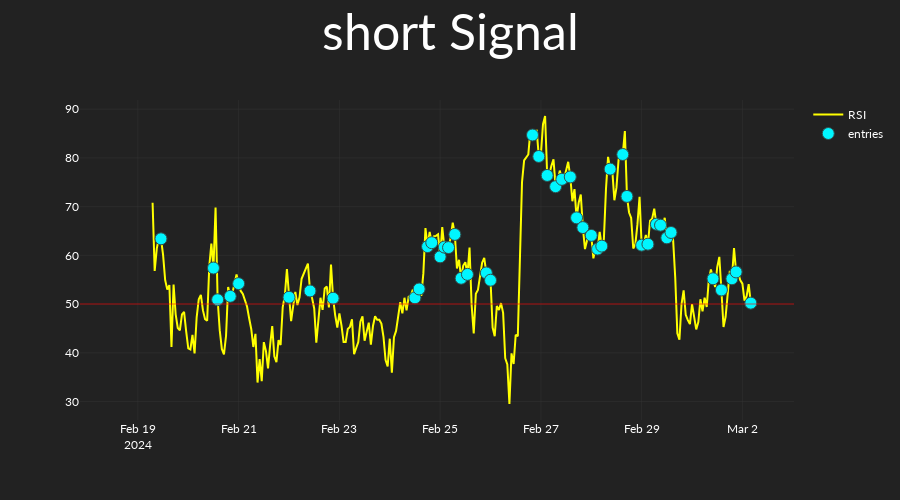

The code cell stored with this chart in its notebook:
### Code cell
short_strat = RSIRisingFalling(
    long_short="short",
    rsi_length=np.array([14]),
    rsi_is_above=np.arange(50, 76, 5),
)
short_strat.set_entries_exits_array(
    candles=candles,
    ind_set_index=0,
)
short_strat.plot_signals(candles=candles)

### Figure 1 — Plotly figure (JSON) as saved in the notebook; plotly's stock layout.template omitted (floating-point values rounded to 4 significant figures; data arrays with more than 128 entries replaced by an {"elided": "..."} marker saying what was removed)
{"data": [{"line": {"color": "yellow"}, "name": "RSI", "type": "scatter", "x": {"elided": "300 str values"}, "y": {"elided": "300 float values"}}, {"marker": {"color": "#00F6FF", "line": {"color": "DarkSlateGrey", "width": 1}, "size": 12, "symbol": "circle"}, "mode": "markers", "name": "entries", "type": "scatter", "x": {"elided": "300 str values"}, "y": {"elided": "300 float values"}}], "layout": {"height": 500, "shapes": [{"line": {"color": "red"}, "opacity": 0.3, "type": "line", "x0": 0, "x1": 1, "xref": "x domain", "y0": 50, "y1": 50, "yref": "y"}], "title": {"font": {"size": 50}, "text": "short Signal", "x": 0.5, "xanchor": "center"}, "xaxis": {"rangeslider": {"visible": false}}}}
